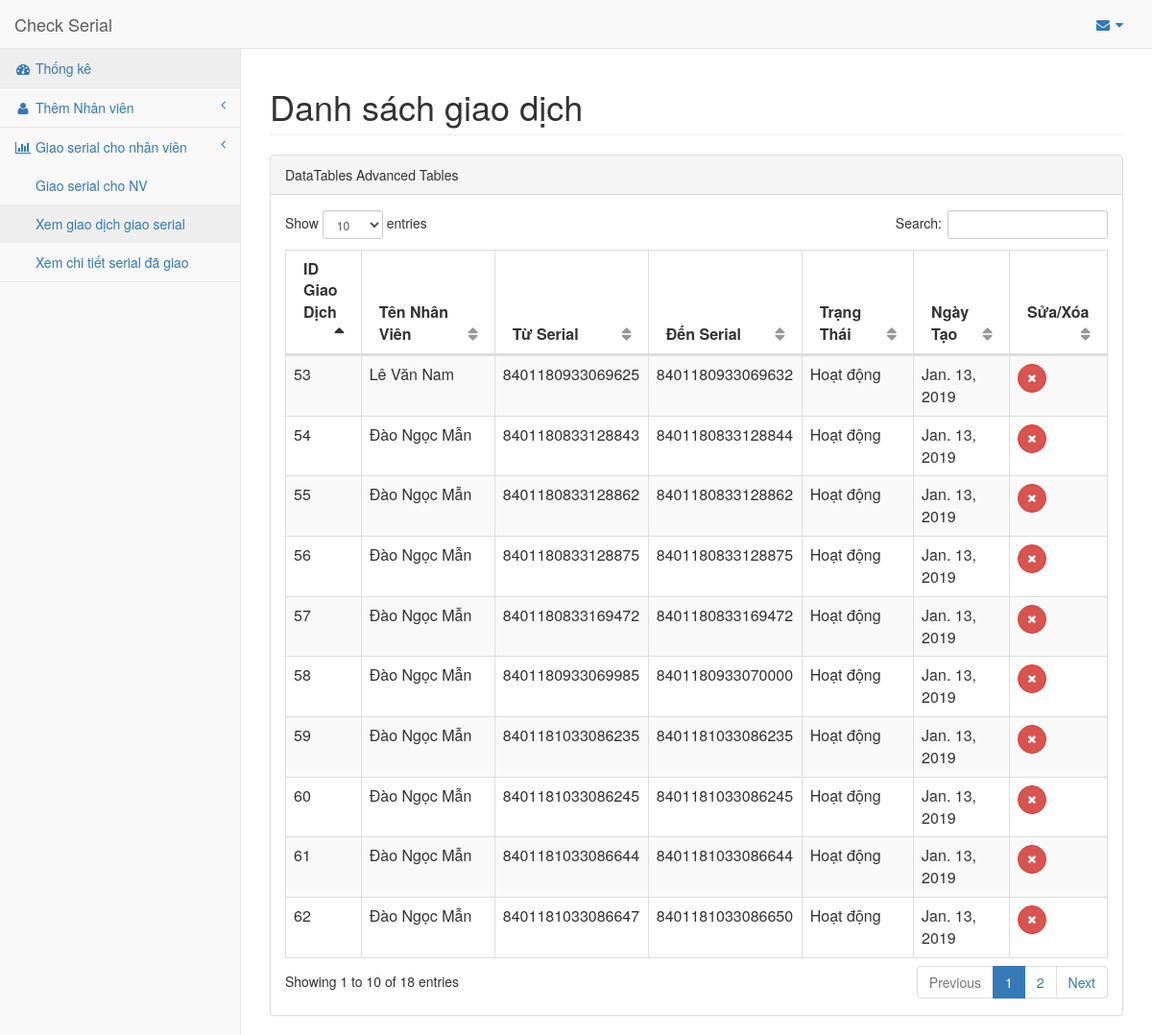
The app's page /trans/list, older data.
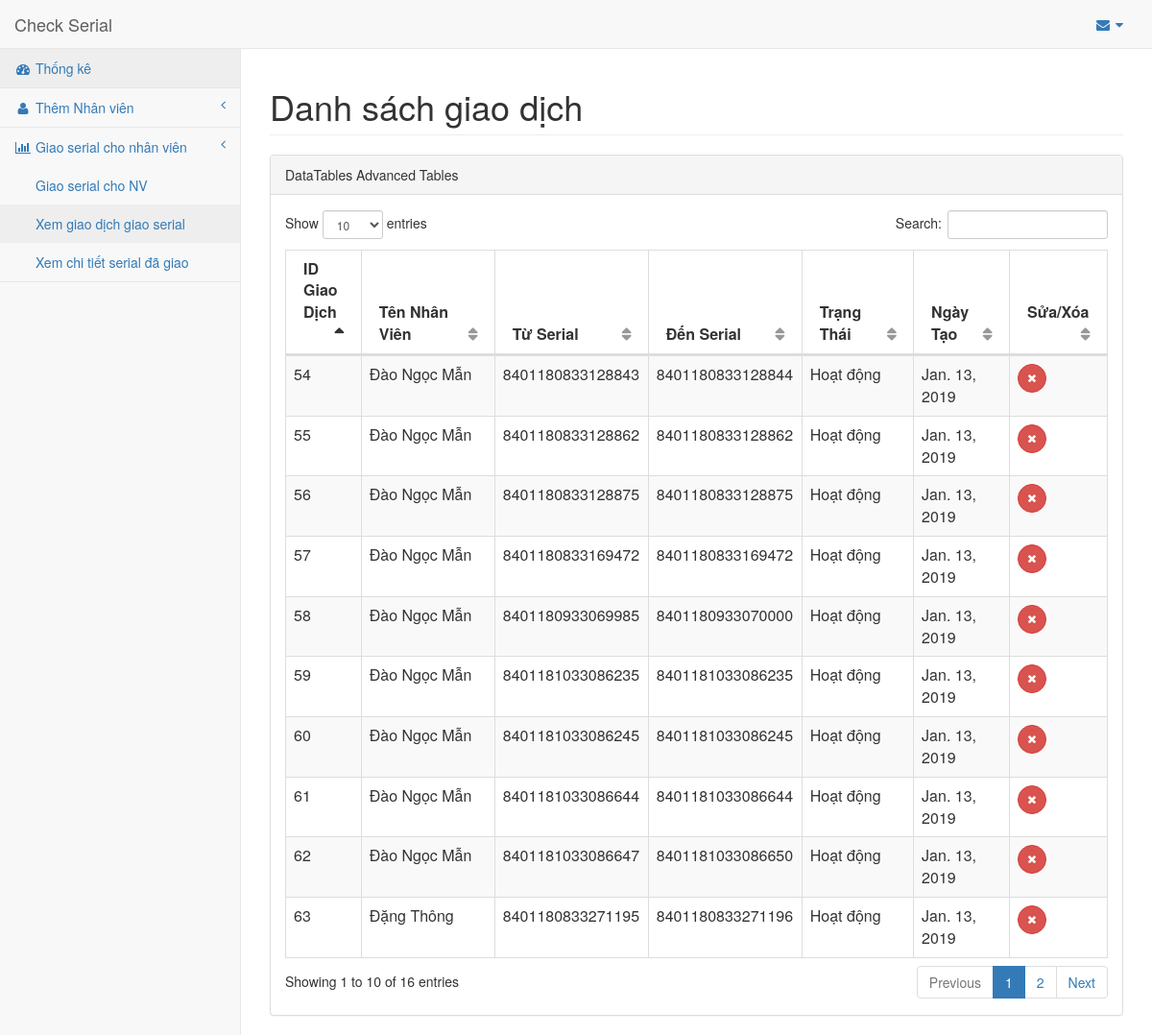
The same page, newer data.
### PagesApp/models.py (models this page shows, shortened)
class GiaoDich(models.Model):
    em = models.ForeignKey(Employee, on_delete=models.CASCADE)
    create_date = models.DateField('Ngày tạo')
    status = models.SmallIntegerField(max_length=2)
    from_serial = models.BigIntegerField()
    to_serial = models.BigIntegerField()

class Employee(models.Model):
    em_create_date = models.DateField('Ngày tạo')
    em_code = models.CharField(max_length=50, unique=True)
    em_name = models.CharField(max_length=200)
    status = models.SmallIntegerField(max_length=2)

### PagesApp/views.py (the view)
# urls.py: path('trans/list', views.list_transaction, name='tlist'),
def list_transaction(request):
    tran_list = GiaoDich.objects.order_by('-create_date')
    tran_dict = {'trans': tran_list}
    return render(request, 'pages/trans/list_trans.html', context=tran_dict)

### templates/pages/trans/list_trans.html (shortened to what this page needs)
{% extends 'base.html' %}
{% block content %}
<div class="row">
  <div class="col-lg-12">
      <h1 class="page-header">Danh sách giao dịch</h1>
  </div>
</div>
<div class="row">
  <div class="col-lg-12">
    <div class="panel panel-default">
      <div class="panel-heading">
          DataTables Advanced Tables
      </div>
      <div class="panel-body">
        <div id="dataTables-example_wrapper" class="dataTables_wrapper form-inline dt-bootstrap no-footer">
          <div class="row">
            <div class="col-sm-6">
            </div>
            <div class="col-sm-6">
            </div>
          </div>
          <div class="row">
            <div class="col-sm-12">
              <table width="100%" class="table table-striped table-bordered table-hover dataTable no-footer dtr-inline" id="dataTables-example" role="grid" aria-describedby="dataTables-example_info" style="width: 100%;">
                <thead>
                  <tr role="row">
                    <th class="sorting_desc" tabindex="0" aria-controls="dataTables-example" rowspan="1" colspan="1" aria-label="Rendering engine: activate to sort column ascending" style="width: 50px;" aria-sort="descending">
                      ID Giao Dịch
                    </th>
                    <th class="sorting" tabindex="0" aria-controls="dataTables-example" rowspan="1" colspan="1" aria-label="Browser: activate to sort column ascending" style="width: 200px;">
                      Tên Nhân Viên
                    </th>
                    <th class="sorting" tabindex="0" aria-controls="dataTables-example" rowspan="1" colspan="1" aria-label="Platform(s): activate to sort column ascending" style="width: 120px;">
                      Từ Serial
                    </th>
                    <th class="sorting" tabindex="0" aria-controls="dataTables-example" rowspan="1" colspan="1" aria-label="Engine version: activate to sort column ascending" style="width: 120px;">
                      Đến Serial
                    </th>
                    <th class="sorting" tabindex="0" aria-controls="dataTables-example" rowspan="1" colspan="1" aria-label="Engine version: activate to sort column ascending" style="width: 136px;">
                      Trạng Thái
                    </th>
                    <th class="sorting" tabindex="0" aria-controls="dataTables-example" rowspan="1" colspan="1" aria-label="CSS grade: activate to sort column ascending" style="width: 99px;">
                      Ngày Tạo
                    </th>
                    <th class="sorting" tabindex="0" aria-controls="dataTables-example" rowspan="1" colspan="1" aria-label="CSS grade: activate to sort column ascending" style="width: 50px;">
                      Sửa/Xóa
                    </th>
                  </tr>
                </thead>
                {% if trans %}
                <tbody>
                  {% for tran in trans %}
                  <tr>
                    <td>{{ tran.id }}</td>
                    <td>{{ tran.em.em_name }}</td>
                    <td>{{ tran.from_serial }}</td>
                    <td>{{ tran.to_serial }}</td>
                    {%if tran.status == 1 %}
                    <td class="center">Hoạt động</td>
                    {% else %}
                    <td class="center">Không hoạt động</td>
                    {% endif %}
                    <td class="center">{{ tran.create_date }}</td>
                    <td class="center">
                      <a href="delete/{{tran.id}}">
                        <button type="button" class="btn btn-danger btn-circle">
                          <i class="fa fa-times"></i>
                        </button>
                      </a>
                    </td>
                  </tr>
                  {% endfor %}
                </tbody>
                {% endif %}
              </table>
            </div>
          </div>
        </div>
      </div>
    </div>
  </div>
</div>
{% endblock %}

Row changes from the older to the newer data that the page shows:
removed GiaoDich: id "53", em.em_name "Lê Văn Nam", from_serial "8401180933069625", to_serial "8401180933069632", status "Hoạt động", create_date "Jan. 13, 2019"
now on this page (row unchanged): GiaoDich: id "63", em.em_name "Đặng Thông", from_serial "8401180833271195", to_serial "8401180833271196", status "Hoạt động", create_date "Jan. 13, 2019"
Text that changed along with them:
text written by a page script: "Show entries Search: Showing 1 to 10 of 18 entries Previous 1 2 Next" → "Show entries Search: Showing 1 to 10 of 16 entries Previous 1 2 Next"
